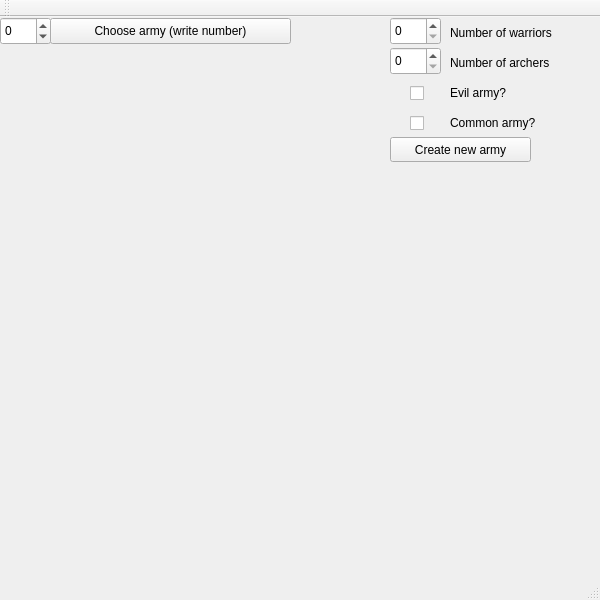
<?xml version="1.0" encoding="UTF-8"?>
<ui version="4.0">
 <class>MainWindow</class>
 <widget class="QMainWindow" name="MainWindow">
  <property name="enabled">
   <bool>true</bool>
  </property>
  <property name="geometry">
   <rect>
    <x>0</x>
    <y>0</y>
    <width>600</width>
    <height>600</height>
   </rect>
  </property>
  <property name="windowTitle">
   <string>MainWindow</string>
  </property>
  <widget class="QWidget" name="centralWidget">
   <widget class="QPushButton" name="chooseButton">
    <property name="geometry">
     <rect>
      <x>50</x>
      <y>1</y>
      <width>241</width>
      <height>26</height>
     </rect>
    </property>
    <property name="text">
     <string>Choose army (write number)</string>
    </property>
   </widget>
   <widget class="QLabel" name="textLabel">
    <property name="geometry">
     <rect>
      <x>0</x>
      <y>30</y>
      <width>291</width>
      <height>31</height>
     </rect>
    </property>
    <property name="text">
     <string/>
    </property>
   </widget>
   <widget class="QSpinBox" name="chooseSpinBox">
    <property name="geometry">
     <rect>
      <x>0</x>
      <y>0</y>
      <width>51</width>
      <height>28</height>
     </rect>
    </property>
    <property name="minimum">
     <number>-1</number>
    </property>
   </widget>
   <widget class="QSpinBox" name="numberOfWarriors">
    <property name="geometry">
     <rect>
      <x>390</x>
      <y>0</y>
      <width>51</width>
      <height>28</height>
     </rect>
    </property>
    <property name="minimum">
     <number>0</number>
    </property>
    <property name="maximum">
     <number>10</number>
    </property>
   </widget>
   <widget class="QSpinBox" name="numberOfArchers">
    <property name="geometry">
     <rect>
      <x>390</x>
      <y>30</y>
      <width>51</width>
      <height>28</height>
     </rect>
    </property>
    <property name="minimum">
     <number>0</number>
    </property>
    <property name="maximum">
     <number>10</number>
    </property>
   </widget>
   <widget class="QPushButton" name="createButton">
    <property name="geometry">
     <rect>
      <x>390</x>
      <y>120</y>
      <width>141</width>
      <height>25</height>
     </rect>
    </property>
    <property name="text">
     <string>Create new army</string>
    </property>
   </widget>
   <widget class="QCheckBox" name="isCommon">
    <property name="geometry">
     <rect>
      <x>410</x>
      <y>95</y>
      <width>16</width>
      <height>23</height>
     </rect>
    </property>
    <property name="text">
     <string/>
    </property>
   </widget>
   <widget class="QCheckBox" name="isEvil">
    <property name="geometry">
     <rect>
      <x>410</x>
      <y>65</y>
      <width>16</width>
      <height>23</height>
     </rect>
    </property>
    <property name="text">
     <string/>
    </property>
   </widget>
   <widget class="QLabel" name="textLabel_2">
    <property name="geometry">
     <rect>
      <x>450</x>
      <y>5</y>
      <width>141</width>
      <height>21</height>
     </rect>
    </property>
    <property name="text">
     <string>Number of warriors</string>
    </property>
   </widget>
   <widget class="QLabel" name="textLabel_3">
    <property name="geometry">
     <rect>
      <x>450</x>
      <y>35</y>
      <width>141</width>
      <height>21</height>
     </rect>
    </property>
    <property name="text">
     <string>Number of archers</string>
    </property>
   </widget>
   <widget class="QLabel" name="textLabel_4">
    <property name="geometry">
     <rect>
      <x>450</x>
      <y>65</y>
      <width>141</width>
      <height>21</height>
     </rect>
    </property>
    <property name="text">
     <string>Evil army?</string>
    </property>
   </widget>
   <widget class="QLabel" name="textLabel_5">
    <property name="geometry">
     <rect>
      <x>450</x>
      <y>95</y>
      <width>141</width>
      <height>21</height>
     </rect>
    </property>
    <property name="text">
     <string>Common army?</string>
    </property>
   </widget>
  </widget>
  <widget class="QMenuBar" name="menuBar">
   <property name="geometry">
    <rect>
     <x>0</x>
     <y>0</y>
     <width>600</width>
     <height>22</height>
    </rect>
   </property>
  </widget>
  <widget class="QToolBar" name="mainToolBar">
   <attribute name="toolBarArea">
    <enum>TopToolBarArea</enum>
   </attribute>
   <attribute name="toolBarBreak">
    <bool>false</bool>
   </attribute>
  </widget>
  <widget class="QStatusBar" name="statusBar"/>
 </widget>
 <layoutdefault spacing="6" margin="11"/>
 <resources/>
 <connections/>
</ui>
